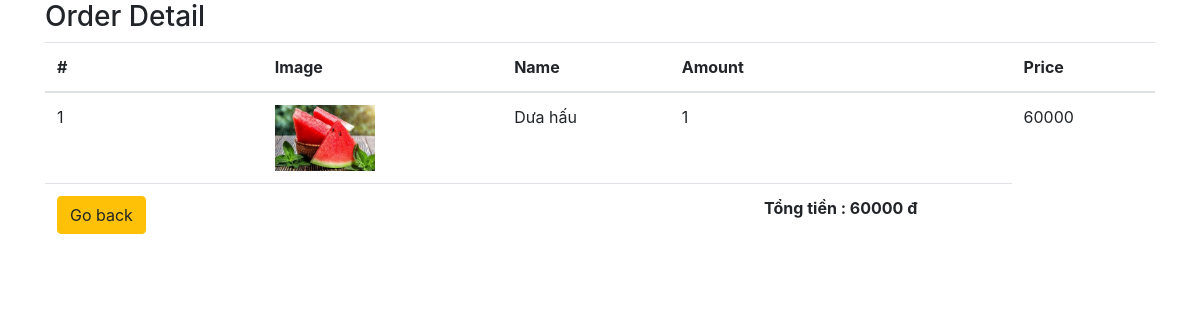
The page /cart/detail.php?OrderID=24 (signed in) on the database its author committed.
### tables this page shows
CREATE TABLE `orderdetail` (
  `OrderID` int(10) UNSIGNED NOT NULL,
  `VegetableID` int(10) NOT NULL,
  `Quantity` tinyint(4) NOT NULL,
  `Price` float NOT NULL
);

CREATE TABLE `vegetable` (
  `VegetableID` int(10) NOT NULL,
  `CategoryID` int(10) NOT NULL,
  `VegetableName` varchar(30) NOT NULL,
  `Unit` varchar(20) NOT NULL,
  `Amount` int(10) NOT NULL,
  `Image` varchar(50) NOT NULL,
  `Price` float NOT NULL
);

### class/order.php (called while the page is built, shortened)
<?php
class order
{
    public static function getOrderDetail($orderid)
    {
        include "../vegetable/connection.php";
        $query = mysqli_query($mysqli, "SELECT * FROM orderdetail WHERE OrderID = '$orderid'");
        if (mysqli_num_rows($query) > 0) {
            return $query;
        }
        return null;
    }
}

### class/vegetable.php (called while the page is built, shortened)
<?php
class vegetable
{
    public static function getListByVegeID($vegeID)
    {
        include "../vegetable/connection.php";
        $sanpham = mysqli_query($mysqli, "SELECT * FROM vegetable WHERE VegetableID = '$vegeID'");
        if (mysqli_num_rows($sanpham) > 0) {
            return $sanpham;
        }
        return null;
    }
}

### cart/detail.php (the view, shortened to what this page needs)
<!DOCTYPE html>
<html lang="en">
<head>
    <link rel="stylesheet" href="../css/bootstrap.css">
    <link rel="stylesheet" href="../css/main.css">
</head>
<body>
    <?php
    require '../class/order.php';
    require '../class/vegetable.php';
    $totalall = 0;
    ?>
    <div class="container">
        <?php
        if (!empty($_SESSION['iduser']) && isset($_GET['OrderID'])) {
        ?>
            <h3>Order Detail</h3>
            <table id="cart" class="table">
                <thead>
                    <tr>
                        <th>#</th>
                        <th>Image</th>
                        <th>Name</th>
                        <th>Amount</th>
                        <th>Price</th>
                    </tr>
                </thead>
                <tbody>
                    <?php
                    $detail = order::getOrderDetail($_GET['OrderID']);
                    if ($detail != null) {
                        $i = 1;
                        while ($row = mysqli_fetch_assoc($detail)) {
                            $listveg = vegetable::getListByVegeID($row['VegetableID']);
                            $vegetable = mysqli_fetch_assoc($listveg);
                    ?>
                            <tr>
                                <td data-th="STT"><?= $i++ ?></td>
                                <td data-th="Product">
                                    <div class="row">
                                        <div class="col-sm-2 hidden-xs"><img src="../images/<?= $vegetable['Image'] ?>"
                                        alt="Sản phẩm 1" class="img-responsive" width="100"></div>
                                    </div>
                                </td>
                                <td data-th="Quantity"><?= $vegetable['VegetableName'] ?>
                                </td>
                                <td data-th="Subtotal"><?= $row['Quantity'] ?></td>
                                <td class="actions" data-th="Price"><?= $total=$row['Price'] ?></td>
                                <?php $totalall+=$total;  ?>
                            </tr>
                    <?php }
                    } ?>
                </tbody>
                <tfoot>
                <tr>
                    <td><a href="../cart/history.php" class="btn btn-warning"><i class="fa fa-angle-left"></i>Go back</a>
                    </td>
                    <td colspan="2" class="hidden-xs"> </td>
                    <td class="hidden-xs text-center"><strong>Tổng tiền : <?= $totalall ?> đ</strong>
                    </td>
                </tr>
            </tfoot>
            </table>
        <?php } else { ?>
            <h1>Bạn chưa được sử dụng chức năng này</h1>
            <a href="javascript:history.back()">Go back</a>
        <?php } ?>
    </div>
</body>
</html>

### css/main.css (style rules this page uses)
* { margin: 0; padding: 0; }

### rows shown on the page
orderdetail: VegetableID.Image (picture), VegetableID.VegetableName "Dưa hấu", Quantity "1", Price "60000"

### other values the page prints
$totalall "60000"
